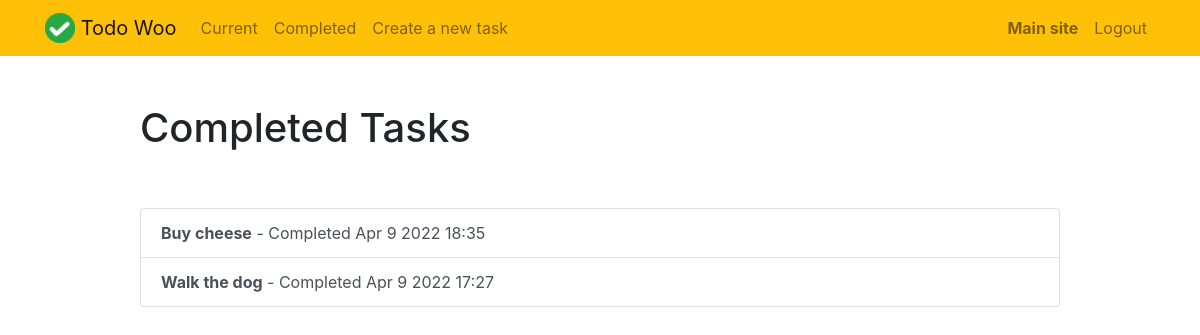
/todo/completed/ (signed in), run on the app's committed database.
### apps/todo/models.py (models this page shows, shortened)
class ToDo(models.Model):
    created_at = models.DateTimeField(
        auto_now_add=True,
    )
    title = models.CharField(
        max_length=140,
    )
    description = models.TextField(
        null=True,
        blank=True,
    )
    status = models.CharField(
        max_length=16,
        choices=Status.choices,
        default=Status.TODO,
    )
    priority = models.IntegerField(
        choices=Priority.choices,
        default=Priority.MEDIUM,
    )
    deadline = models.DateField(
        null=True,
        blank=True,
    )
    completed_on = models.DateTimeField(
        null=True,
        blank=True,
    )
    assigned_to = models.ForeignKey(
        User,
        on_delete=models.CASCADE,
    )

### apps/todo/views.py (the view)
# urls.py: path('completed/', views.completed_todos, name='completed_todos'),
@login_required(login_url='/todo/login/')
def completed_todos(request):
    todos = ToDo.objects.filter(assigned_to=request.user, status='done').order_by('-completed_on')
    return render(request, 'todo/completed_todos.html', {'todos': todos})

### templates/todo/completed_todos.html
{% extends 'todo/todo_base.html' %}
{% block content %}
    <div class="row justify-content-center mt-5">
        <div class="col-md-10">
            <h1>Completed Tasks</h1>
        </div>
    </div>
    <div class="row justify-content-center mt-5">
        <div class="col-md-10">
            <div class="list-group">
                {% for todo in todos %}
                    <a href="{% url 'todo:view_todo' todo.id %}" class="list-group-item list-group-item-action{% if todo.priority == 1 %} list-group-item-danger{% endif %}">
                        <b>{{ todo.title }}</b> - Completed {{ todo.completed_on|date:'M j Y H:i' }}
                    </a>
                {% endfor %}
            </div>
        </div>
    </div>
{% endblock %}

### data on the page
ToDo: title "Buy cheese", completed_on "Apr 9 2022 18:35"
ToDo: title "Walk the dog", completed_on "Apr 9 2022 17:27"
